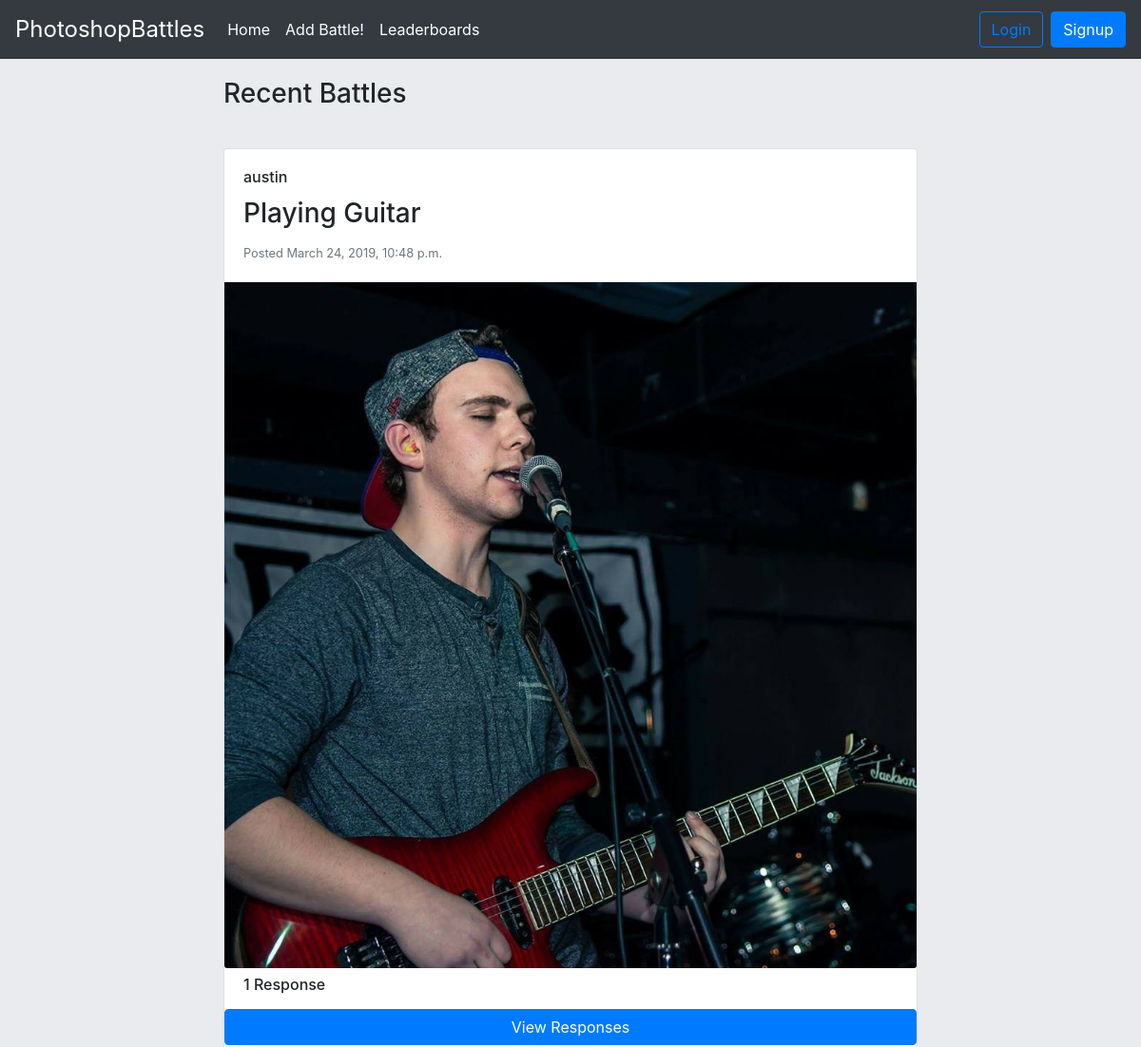
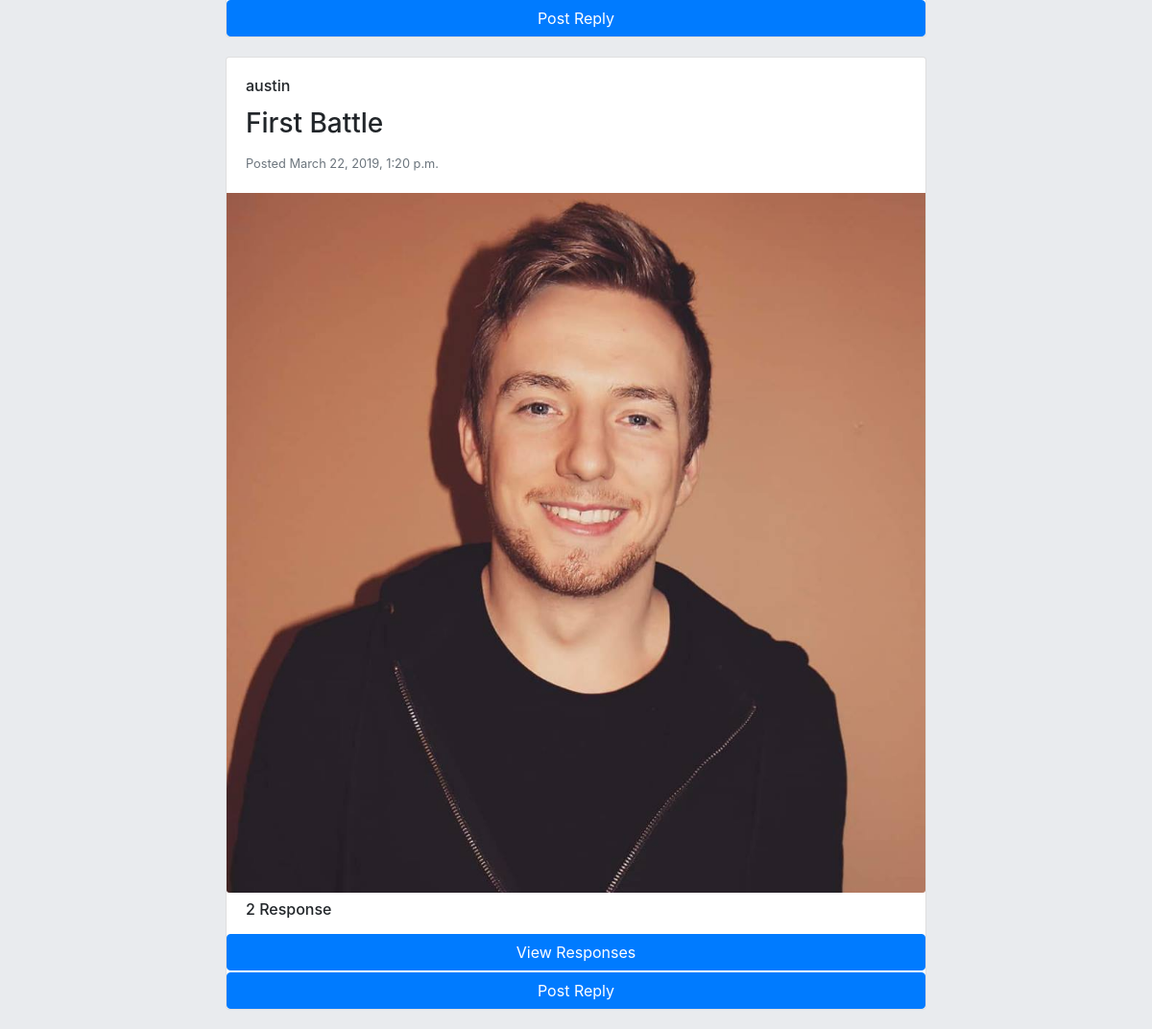
The page / on the database its author committed (2 pictures, top to bottom).
### application/models.py (models this page shows, shortened)
class Post(models.Model):
    user = models.ForeignKey(User,on_delete=models.CASCADE)
    title = models.CharField(max_length=40)
    image = models.ImageField(upload_to='post_pictures')
    pub_date = models.DateTimeField('date published')

### application/views.py (the view)
# urls.py: path('', views.IndexView.as_view(), name='index'),
class IndexView(generic.ListView):
    template_name = 'application/home.html'
    context_object_name = 'latest_posts'
    def get_queryset(self):
        return Post.objects.filter(pub_date__lte=timezone.now()).order_by('-pub_date')[:20]

### application/templates/application/home.html (shortened to what this page needs)
{% extends 'application/base_layout.html' %}
{% block container %}
    <div class="row justify-content-sm-center">
    <div class="col-sm-8">
    {% if latest_posts %}
    <h3 class="recent-battles-heading">Recent Battles</h3>
    {% for post in latest_posts %}
      {% include 'application/post.html' %}
    {% endfor %}
    {% else  %}
      <h3>No Battles Found</h3>
    {% endif %}
    </div>
  </div>
{% endblock %}

### application/templates/application/post.html (shortened to what this page needs)
<div class="post">
  <div class="card">
    <div class="card-body">
      <h6 class="card-title username">{{post.user}}</h6>
      <h3 class="card-title post-title">{{post.title}}</h6>
      <p class="card-text date-posted"><small class="text-muted">Posted {{post.pub_date}}</small></p>
    </div>
    <img class="card-img-bottom" src="/media/{{ post.image }}" alt="Card image cap" >
    {% if post.reply_set.all %}
    {% if post.reply_set.count >= 1 %}
    <h6 class="reply-heading">{{ post.reply_set.count }} Response</h6>
    <button type="button" class="btn btn-primary" data-toggle="modal" data-target=".bd-example-modal-md-{{post.id}}">View Responses</button>
    <button type="button" class="btn btn-primary reply-button" data-toggle="modal" data-target=".bd-example-modal-md-{{post.id}}-reply">Post Reply</button>
    {% endif %}
    {% else %}
    <h5 class="reply-heading">No replies yet..</h5>
    {% endif %}
  </div>
</div>

### static/css/main.css (style rules this page uses)
body { background: #E9EBEE; }
.recent-battles-heading { padding: 1.25rem 0; }
.post { margin: 20px 0; }
.reply-heading { padding: 0.5rem 1.25rem; }
.reply-button { margin-top:2px; }

### rows shown on the page
Post: user "austin", title "Playing Guitar", pub_date "March 24, 2019, 10:48 p.m.", image (picture), reply_set.count "1"
Post: user "austin", title "First Battle", pub_date "March 22, 2019, 1:20 p.m.", image (picture), reply_set.count "2"
